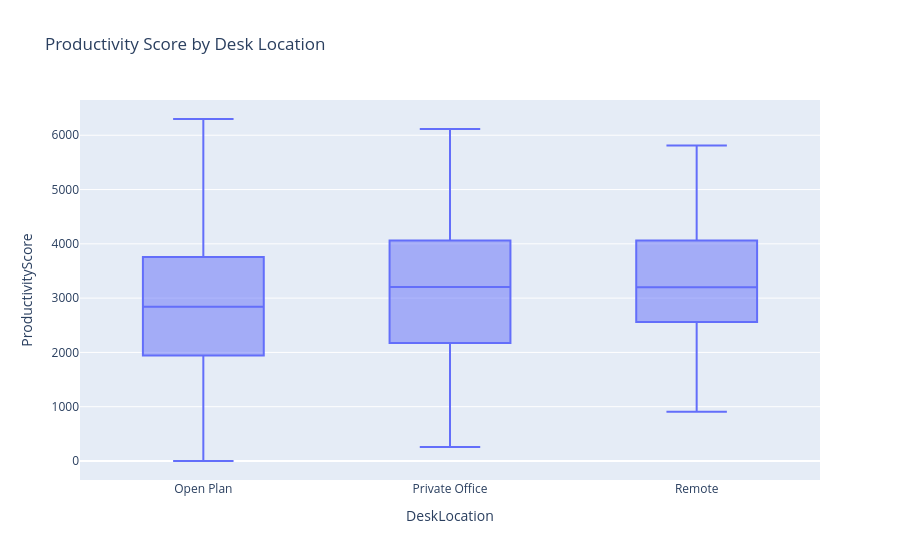

The cell this chart's notebook holds for it:
### Code cell
fig = px.box(
    df,
    x="DeskLocation",
    y="ProductivityScore",
    title="Productivity Score by Desk Location"
)
fig.show()

### Figure 1 — Plotly figure (JSON) as saved in the notebook; plotly's stock layout.template omitted (floating-point values rounded to 4 significant figures; data arrays with more than 128 entries replaced by an {"elided": "..."} marker saying what was removed)
{"data": [{"alignmentgroup": "True", "hovertemplate": "DeskLocation=%{x}<br>ProductivityScore=%{y}<extra></extra>", "legendgroup": "", "marker": {"color": "#636efa"}, "name": "", "notched": false, "offsetgroup": "", "orientation": "v", "showlegend": false, "type": "box", "x": {"elided": "300 str values"}, "x0": " ", "xaxis": "x", "y": {"elided": "300 float values"}, "y0": " ", "yaxis": "y"}], "layout": {"autosize": true, "boxmode": "group", "legend": {"tracegroupgap": 0}, "title": {"text": "Productivity Score by Desk Location"}, "xaxis": {"anchor": "y", "autorange": true, "domain": [0, 1], "range": [-0.5, 2.5], "title": {"text": "DeskLocation"}, "type": "category"}, "yaxis": {"anchor": "x", "autorange": true, "domain": [0, 1], "range": [-350.0, 6649.0], "title": {"text": "ProductivityScore"}, "type": "linear"}}}
